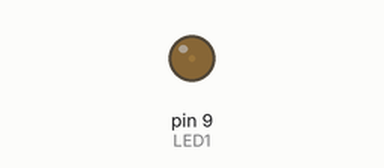
This sketch was run on a simulated Arduino Uno, built with avr-gcc and run on an emulated ATmega328P. Shown: output pins drawn as LEDs (lit = HIGH).

Above: at 0.05 s.
At 7.45 s:
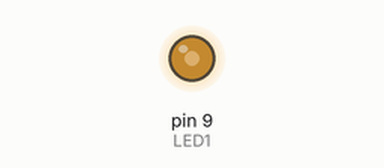
At 14.95 s:
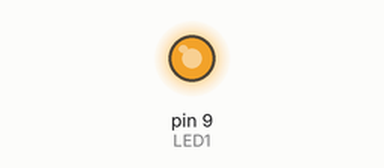
Timing chart, 0 to 19.5 s (numbered marks = the images above):
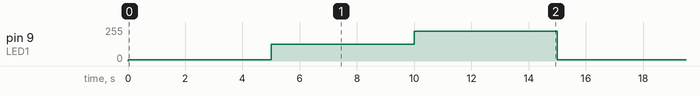

Measured:
- by itself, pin 9 (LED1): repeats every 15.0 s: 125/255 5.0 s, 225/255 5.0 s, 10/255 5.0 s

The sketch:

AnalogLED.ino
```cpp
//-----INFO-----
  //Paul McWhorter Tutorials (https://www.patreon.com/PaulMcWhorter)
   //New Arduino Tutorial 7

  //Date : March 31 2020
  //By   : Grant Kendrick
   //With help from Paul Mcwhorter Tutorial

//-----Variables-----

  //LEDs
int LED1       = 9    ;

  //Brightness Levels
int brightOff  = 0    ;
int bright1    = 10   ;
int bright2    = 50   ;
int bright3    = 75   ;
int bright4    = 100  ;
int bright5    = 125  ;
int bright6    = 175  ;
int bright7    = 200  ;
int bright8    = 225  ;
int brightFull = 255  ;

  //Delay Times
int dy1        = 0500 ;
int dy2        = 2000 ;
int dy3        = 3000 ;
int dy4        = 4000 ;
int dy5        = 5000 ;

//-----Setup-----

void setup() {
    //Set LEDs as Outputs
  pinMode(LED1, OUTPUT); //Setting the first LED pin as Output
}

//-----Loop-----
void loop() {
    //Analog write to the LEDs
  analogWrite(LED1 , bright1) ; //Set LED Brightness
   delay(dy5)                 ; //Delay 5 Seconds

  analogWrite(LED1 , bright5) ;
   delay(dy5)                 ;

  analogWrite(LED1 , bright8) ;
   delay(dy5)                 ;
}
```
